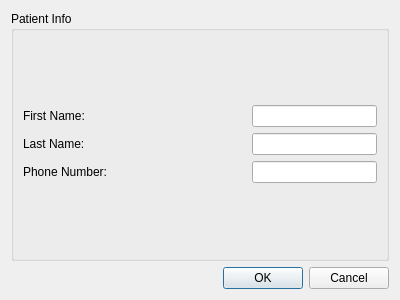
<?xml version="1.0" encoding="UTF-8"?>
<ui version="4.0">
 <class>AddEditPatientWindow</class>
 <widget class="QDialog" name="AddEditPatientWindow">
  <property name="geometry">
   <rect>
    <x>0</x>
    <y>0</y>
    <width>400</width>
    <height>300</height>
   </rect>
  </property>
  <property name="windowTitle">
   <string>Dialog</string>
  </property>
  <layout class="QGridLayout" name="gridLayout">
   <item row="1" column="0">
    <widget class="QDialogButtonBox" name="buttonBox">
     <property name="orientation">
      <enum>Qt::Horizontal</enum>
     </property>
     <property name="standardButtons">
      <set>QDialogButtonBox::Cancel|QDialogButtonBox::Ok</set>
     </property>
    </widget>
   </item>
   <item row="0" column="0">
    <widget class="QGroupBox" name="groupBox">
     <property name="title">
      <string>Patient Info</string>
     </property>
     <layout class="QGridLayout" name="gridLayout_3">
      <item row="0" column="0">
       <layout class="QGridLayout" name="gridLayout_2">
        <item row="2" column="1">
         <widget class="QLineEdit" name="editPhoneNum">
          <property name="enabled">
           <bool>true</bool>
          </property>
          <property name="maximumSize">
           <size>
            <width>125</width>
            <height>16777215</height>
           </size>
          </property>
         </widget>
        </item>
        <item row="1" column="1">
         <widget class="QLineEdit" name="editLastName">
          <property name="enabled">
           <bool>true</bool>
          </property>
          <property name="maximumSize">
           <size>
            <width>125</width>
            <height>16777215</height>
           </size>
          </property>
          <property name="text">
           <string/>
          </property>
         </widget>
        </item>
        <item row="0" column="1">
         <widget class="QLineEdit" name="editFirstName">
          <property name="enabled">
           <bool>true</bool>
          </property>
          <property name="maximumSize">
           <size>
            <width>125</width>
            <height>16777215</height>
           </size>
          </property>
         </widget>
        </item>
        <item row="1" column="0">
         <widget class="QLabel" name="label_3">
          <property name="text">
           <string>Last Name:</string>
          </property>
         </widget>
        </item>
        <item row="2" column="0">
         <widget class="QLabel" name="label_5">
          <property name="text">
           <string>Phone Number:</string>
          </property>
         </widget>
        </item>
        <item row="0" column="0">
         <widget class="QLabel" name="label_2">
          <property name="text">
           <string>First Name:</string>
          </property>
         </widget>
        </item>
       </layout>
      </item>
     </layout>
    </widget>
   </item>
  </layout>
 </widget>
 <resources/>
 <connections>
  <connection>
   <sender>buttonBox</sender>
   <signal>accepted()</signal>
   <receiver>AddEditPatientWindow</receiver>
   <slot>accept()</slot>
   <hints>
    <hint type="sourcelabel">
     <x>248</x>
     <y>254</y>
    </hint>
    <hint type="destinationlabel">
     <x>157</x>
     <y>274</y>
    </hint>
   </hints>
  </connection>
  <connection>
   <sender>buttonBox</sender>
   <signal>rejected()</signal>
   <receiver>AddEditPatientWindow</receiver>
   <slot>reject()</slot>
   <hints>
    <hint type="sourcelabel">
     <x>316</x>
     <y>260</y>
    </hint>
    <hint type="destinationlabel">
     <x>286</x>
     <y>274</y>
    </hint>
   </hints>
  </connection>
 </connections>
</ui>
